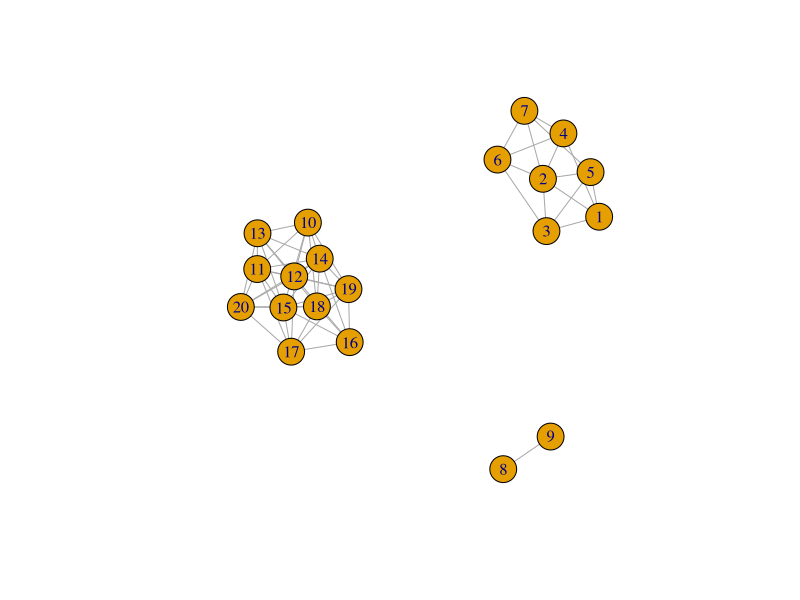
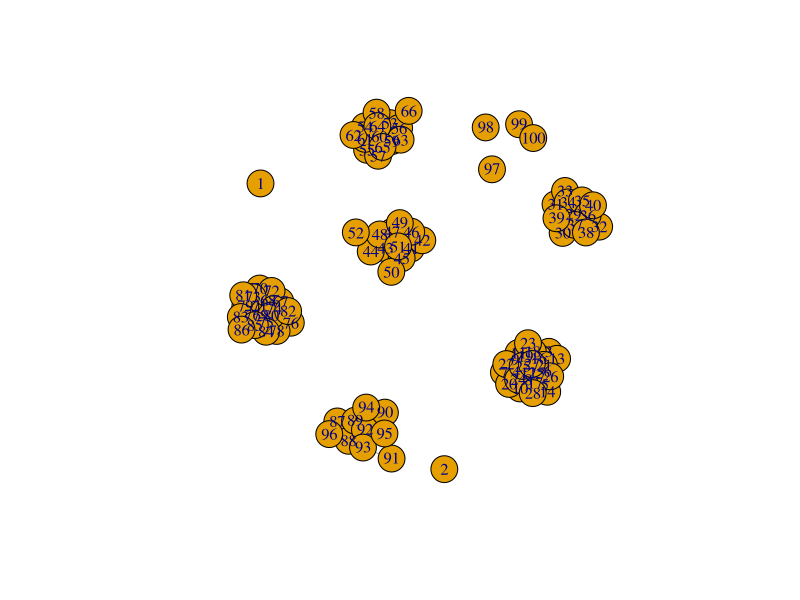
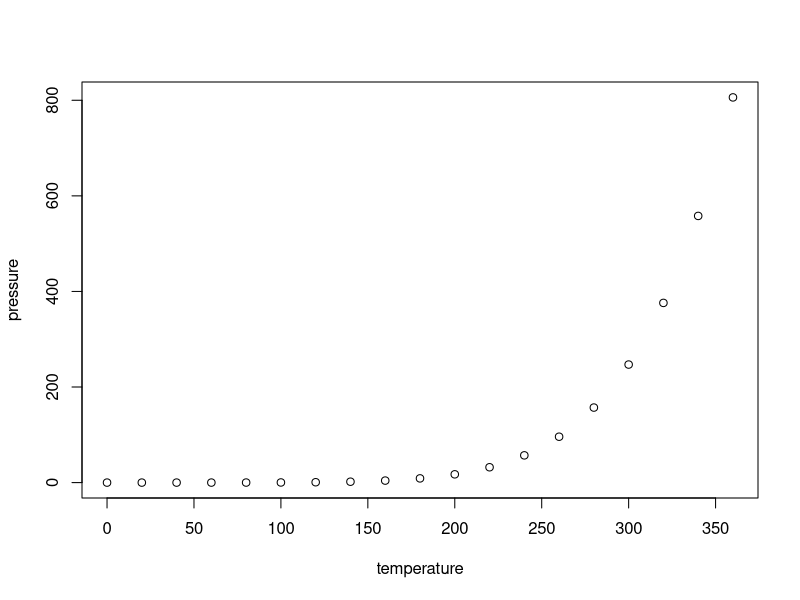

The R script that drew these images, in order:
## ---- chunk 1
knitr::opts_chunk$set(echo = TRUE)
## ---- chunk 2
install.packages('igraph')
library(igraph)
n <- 20
An <- sample(c(0, 1), n*n, replace = TRUE)
Kn <- matrix(An, n, n)
# k = 3とする
k <- 3
split <- sample(2:(n-1), k-1, replace = TRUE)
split <- sort(split) # 6, 12
split
Kn
Kn[1:(split[1]), (split[1]):n] <- 0
Kn[(split[1]+1):n, 1:(split[1])] <- 0
Kn[(split[1]+1):(split[2]), (split[2]):n] <- 0
Kn[(split[2]+1):n, 1:(split[2])] <- 0
diag(Kn) <- 0
g <- graph.adjacency(Kn, mode='undirected')
plot(g)
# n=100, k=10とする
n <- 100
An <- sample(c(0, 1), n*n, replace = TRUE)
Kn <- matrix(An, n, n)
Kn
k <- 10
split <- sample(2:(n-1), k-1, replace = TRUE)
split <- sort(split) 
split
diag(Kn) <- 0
Kn
for (i in 1:(k-1)) {
 Kn[1:(split[i]), (split[i]):n] <- 0
 Kn[(split[i]+1):n, 1:(split[i])] <- 0
}
Kn
g <- graph.adjacency(Kn, mode='undirected')
plot(g)
## ---- chunk 3
plot(pressure)
